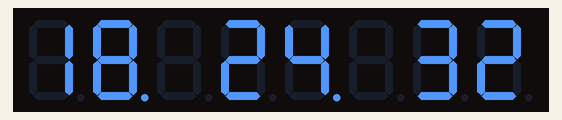
This program was run on a simulated ESP32 board running MicroPython. Shown: 8-digit seven-segment display. WiFi joins after 1.5 s; the clock reads 2024-03-15 10:24:30 at power-on unless the program sets it; what the program prints to the serial console is not drawn.

Above: at 2.7 s.
At 6.8 s:
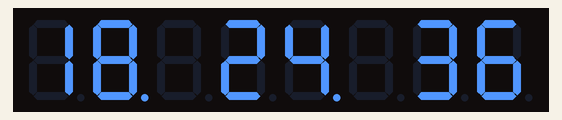
At 11.8 s:
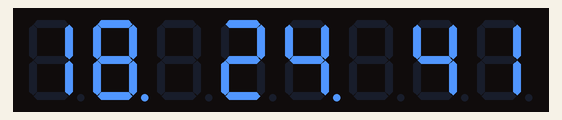
At 20.8 s:
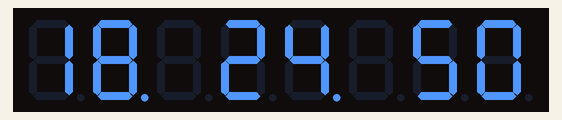
At 27.9 s:
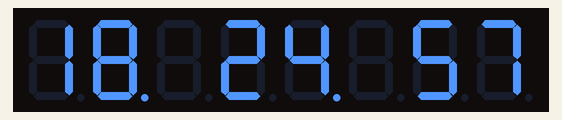
At 39.0 s:
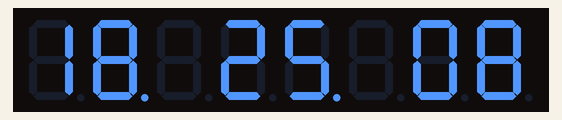

The program:

main.py
```python
import network
import time
from lib.led_3641AS_num8 import display_char, display_line  # 3641AS的LED数码管，用了MAX7219 寄存器
import ntptime
import _thread

TIMEZONE_OFFSET = 8  # 东八区


def sync_ntp_time(retries=30):
    """
    同步 NTP 时间
    """
    for _ in range(retries):
        try:
            ntptime.settime()  # 默认使用 pool.ntp.org
            print("NTP 时间同步成功!")
            return True
        except Exception as e:
            print("NTP 同步失败:", e)
            time.sleep(2)
    return False


def get_local_time():
    """
    获取本地时间（带时区调整）
    """
    # 计算时区偏移（秒）
    utc_offset = TIMEZONE_OFFSET * 3600
    # 获取当前时间戳并调整时区
    local_time = time.localtime(time.time() + utc_offset)
    # 格式化为字符串：YYYY-MM-DD HH:MM:SS
    # return "{:04d}-{:02d}-{:02d} {:02d}:{:02d}:{:02d}".format(*local_time)
    return local_time


# 主程序
try:
    ntptime.host = "ntp.aliyun.com"
    sync_ntp_time()
    while True:
        year, month, day, hour, minut, second, week, day_of_year = get_local_time()
        print("当前时间:", get_local_time())
        display_line("{:02d}".format((hour)) + ". {:02d}".format((minut)) + ". {:02d}".format((second)))
        time.sleep(1)
except KeyboardInterrupt:
    print("程序已终止")
except Exception as e:
    print("运行错误:", e)
```

led_3641AS_num8.py
```python
from machine import Pin
import time

# 定义引脚
DIN = Pin(13, Pin.OUT)  # 数据线
CLK = Pin(14, Pin.OUT)  # 时钟线
CS = Pin(15, Pin.OUT)  # 片选线

# MAX7219 寄存器地址
REG_DECODE = 0x09  # 0b00001001
REG_INTENSITY = 0x0A
REG_SCANLIMIT = 0x0B
REG_SHUTDOWN = 0x0C
REG_DISPTEST = 0x0F

# 自定义段码（共阴极数码管，格式：0bHABCDEFG → 对应段 dp,a,b,c,d,e,f,g）
# 共阴极段码表（二进制格式，最高位为小数点）
segments = {
    '0': 0b01111110, '1': 0b00110000, '2': 0b01101101, '3': 0b01111001,
    '4': 0b00110011, '5': 0b01011011, '6': 0b01011111, '7': 0b01110000,
    '8': 0b01111111, '9': 0b01111011, 'E': 0b01001111, 'r': 0b00000101,
    'o': 0b00011101, ' ': 0b00000000
}
segments_set = {'0', '1', '2', '3', '4', '5', '6', '7', '8', '9', 'E', 'r', 'o', ' '}


def has_element_not_in_list2(list1, list2):
    """
    判断 list1 中是否有元素不在 list2 中
    """
    if list1 is None or list2 is None:
        raise ValueError("list1 和 list2 不能为 None")
    set2 = set(list2)
    return any(e not in set2 for e in list1)


def reverse_str(text: str):
    """
    反转字符串
    """
    return ''.join(reversed(text))


def send_data(address, value):
    """
    向 MAX7219 发送 16 位数据（8位地址 + 8位数据）
    """
    # 组合地址和数据
    data = (address << 8) | value
    # 拉低片选以启动传输
    CS.off()
    # 逐位发送（高位先发）
    for i in range(15, -1, -1):
        bit = (data >> i) & 0x01
        DIN.value(bit)
        CLK.on()  # 时钟上升沿锁存数据
        CLK.off()
    # 拉高片选结束传输
    CS.on()


def init_max7219():
    """
    初始化 MAX7219 配置
    """
    send_data(REG_SHUTDOWN, 0x01)  # 退出省电模式（0x00=关机，0x01=开机）
    send_data(REG_DECODE, 0x00)  # 关闭所有解码模式（允许自定义段码）
    send_data(REG_SCANLIMIT, 0x07)  # 扫描全部 8 位数码管
    send_data(REG_INTENSITY, 0x04)  # 亮度设置（0x00~0x0F）
    send_data(REG_DISPTEST, 0x01)  # 显示测试
    time.sleep(0.5)
    send_data(REG_DISPTEST, 0x00)  # 关闭显示测试
    for i in range(8):
        send_data(i + 1, 0x00)
    time.sleep(0.1)


def display_char(position, char_code):
    """
    在指定位置显示自定义字符
    :param position: 数码管位置（0~7，0=最右侧）
    :param char_code: 自定义段码（如 CHAR_F）
    """
    send_data(position, char_code)  # MAX7219 的位地址从 1 开始（1~8）


# 初始化 MAX7219
init_max7219()


def display_line(strs):
    if type(strs) == int or float:
        strs = str(strs)
    if has_element_not_in_list2(list(strs), list(segments_set | {'.'})) or '..' in strs or 0 > len(
            strs.replace('.', '')) or 8 < len(strs.replace('.', '')) or (strs.startswith('.') and strs.count(".") != 1):
        for n, i in enumerate('Error'):
            display_char(8 - n, segments[i])
    else:
        display_str_list = []
        if strs.startswith('.'):
            strs = '0' + strs
        for t in strs:
            if t != '.':
                display_str_list.append(segments[t])
            else:
                display_str_list.append(display_str_list.pop() | 0b10000000)
        for n, i in enumerate(display_str_list):
            display_char(8 - n, i)
```

wifi.py
```python
# 导入必要的库
import network
import time

# 配置 Wi-Fi 账号密码
WIFI_SSID = "cce"
WIFI_PASSWORD = "335zou335"

def connect_wifi():
    """
    连接 Wi-Fi 网络
    返回:
        wlan 对象 (连接成功)
        None (连接失败)
    """
    # 创建 WLAN 对象（STA 模式）
    wlan = network.WLAN(network.STA_IF)

    # 如果当前已连接，先断开
    if wlan.isconnected():
        print("已连接，正在断开...")
        wlan.disconnect()
        time.sleep(1)

    # 激活接口
    wlan.active(True)

    # 开始连接
    print(f"正在连接: {WIFI_SSID}")
    wlan.connect(WIFI_SSID, WIFI_PASSWORD)

    # 等待连接结果（最多等待100秒）
    max_wait = 100
    while max_wait > 0:
        if wlan.isconnected():
            break
        max_wait -= 1
        print("等待连接...", max_wait)
        time.sleep(1)

    # 检查最终连接状态
    if wlan.isconnected():
        print("连接成功!")
        print("网络配置:", wlan.ifconfig())
        return wlan
    else:
        print("连接失败!")
        wlan.active(False)
        return None
```

boot.py
```python
# This file is executed on every boot (including wake-boot from deepsleep)
#import esp
#esp.osdebug(None)
#import webrepl
#webrepl.start()
from wifi import connect_wifi


# 执行连接wifi
wifi = connect_wifi()
if wifi:
    # 在此处添加其他需要网络的操作
    pass
else:
    # 处理连接失败的情况
    print("请检查 Wi-Fi 配置或信号强度")
```

Measured:
- what the display in image 1 shows lasts 1.0 s, from 6.7 s to 7.7 s
